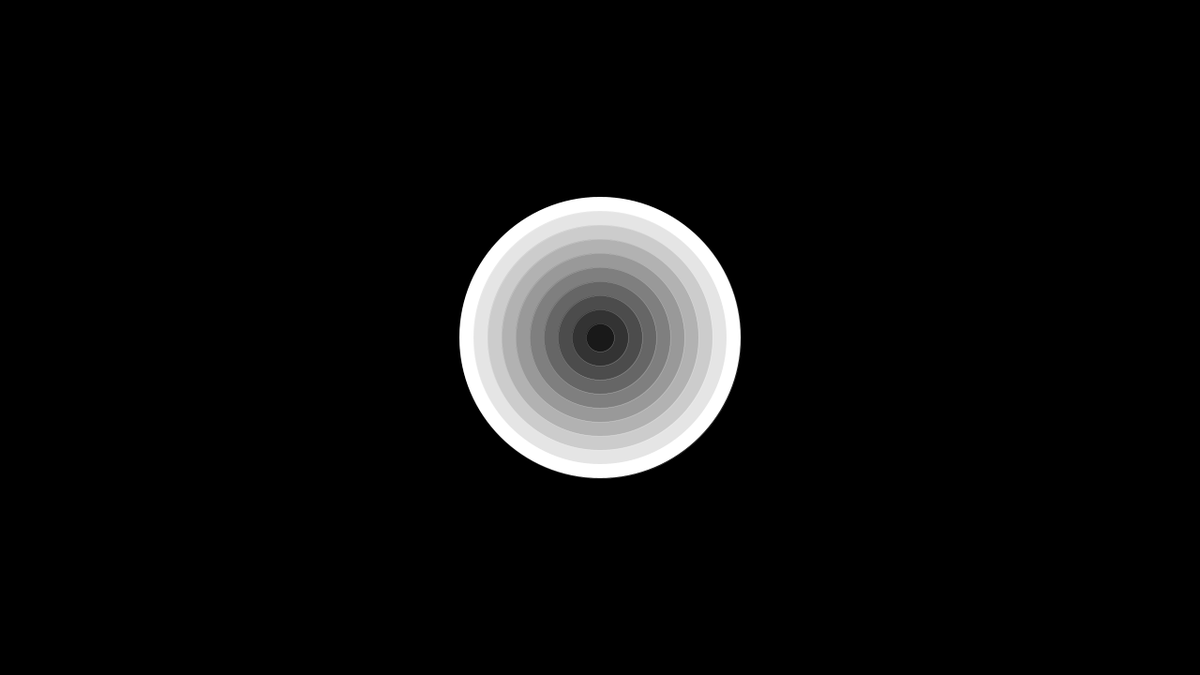
Frame 1 (no input)
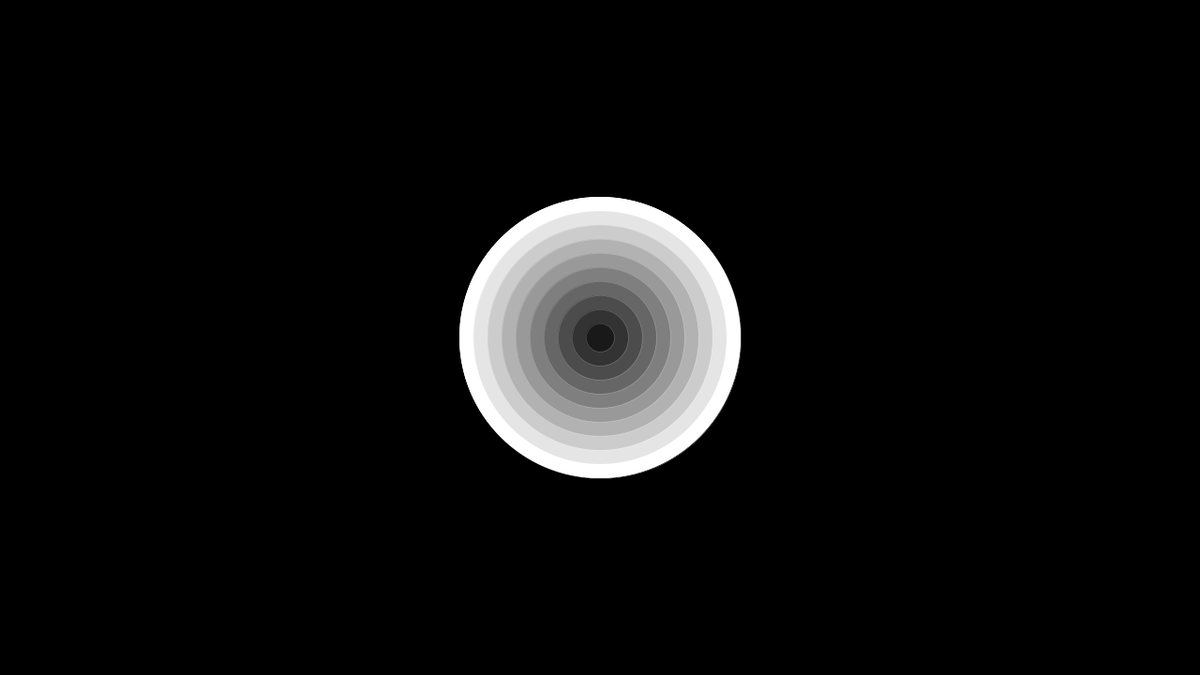
Frame 2 (the mouse pressed at the canvas centre, redrawn once)

The Processing sketch that drew these frames (run headless with seeded random() and noise(); the mouse was pressed at the canvas centre and the sketch redrawn once):

// Processing sketch: H8O5_pde
// ── H8O5_pde.pde
//640 xcenter 320 ycenter 4:3 aspect ratio
//Baseplate stuff
//init var area
int xScreenWidth = 1280; int yScreenWidth = 720;
int xCenter = xScreenWidth / 2; int yCenter = yScreenWidth / 2; int allignL = 0; int allignR = 1280; int allignT = 0; int allignB = 720;
int i = 0; int i2 = 0; float holder = 0;
int GMtick = 0;

void settings() {
  size(xScreenWidth,yScreenWidth);
}

//init setup
void setup() {
background(0,0,0);
stroke(255);
strokeWeight(0);
fill(255,255,255);
}

//Main loop area (no loop for 1 time processes)
void draw() {
 managerLoop();
 noLoop();
}

void managerLoop() {
 managerTick();
 }

 void managerTick() {
   GMtick++;
   runCode();
   //intInConsole(GMtick);
 }

//Code Area
 
void runCode() {

int sizeC = 300;

for(int i3 = 0; i3 < 10; i3++){
  println(xCenter);
  fill(map(sizeC, 0, 300, 0, 255));
  ellipse(xCenter, yCenter, sizeC, sizeC);
  sizeC-=30;
 }

}

//Functions Area
void numInCon(float numText) {
  println(numText);
}
  
void StringInConsole(String stringText) {
  println(stringText);
}  

void powerMethod(float value) {
  holder = value * value;
}
